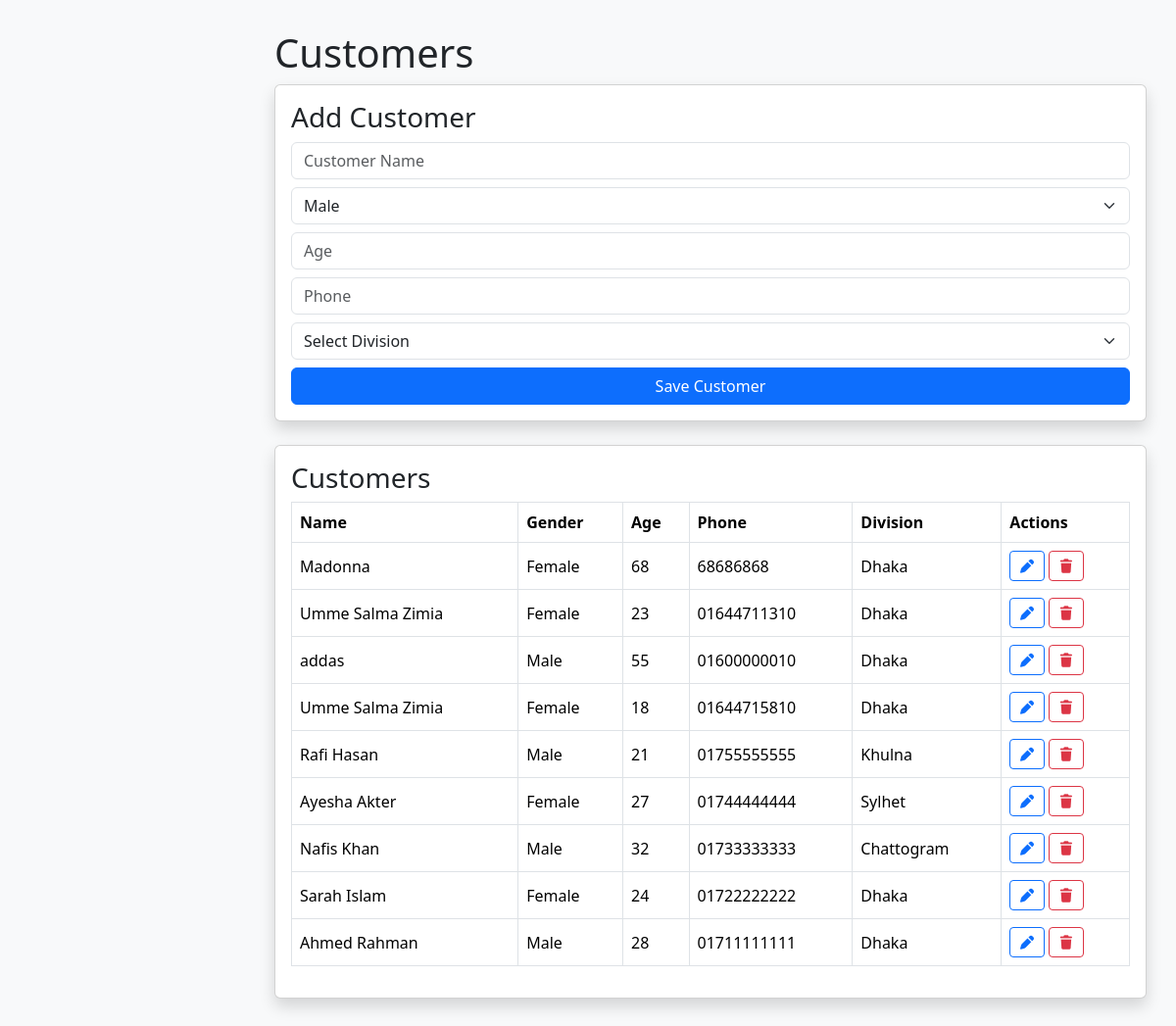
Screenshot of /customer_add.php (signed in) with the database file from the repository.
### tables this page shows
CREATE TABLE `customer` (
  `id` int(11) NOT NULL,
  `business_id` int(11) DEFAULT NULL,
  `customer_name` varchar(100) DEFAULT NULL,
  `gender` varchar(20) DEFAULT NULL,
  `age` int(11) DEFAULT NULL,
  `phone` varchar(20) DEFAULT NULL,
  `division` varchar(100) DEFAULT NULL
);

### customer_add.php (the view, shortened to what this page needs)
<?php
$connect = mysqli_connect(
    "localhost",
    "root",
    "",
    "thrive"
);
$user_id = $_SESSION['user_id'];
$business_stmt = mysqli_prepare($connect, "SELECT id FROM business WHERE user_id = ?");
mysqli_stmt_bind_param($business_stmt, "i", $user_id);
mysqli_stmt_execute($business_stmt);
$business = mysqli_fetch_assoc(mysqli_stmt_get_result($business_stmt));
$business_id = $business['id'];
$editingCustomer = null;
$customers_stmt = mysqli_prepare($connect, "SELECT * FROM customer WHERE business_id = ? ORDER BY id DESC");
mysqli_stmt_bind_param($customers_stmt, "i", $business_id);
mysqli_stmt_execute($customers_stmt);
$customers_result = mysqli_stmt_get_result($customers_stmt);
?>
<!doctype html>
<html lang="en">
<head>
    <link rel="stylesheet" href="css/home.css">
    <link rel="stylesheet" href="https://cdnjs.cloudflare.com/ajax/libs/font-awesome/7.0.1/css/all.min.css" />
    <link rel="stylesheet"
        href="https://cdn.jsdelivr.net/npm/bootstrap@5.3.8/dist/css/bootstrap.min.css">
</head>
<body class="bg-light">
    <div class="main-content">
        <h1>Customers</h1>
        <form method="POST" class="card shadow p-3 mb-4">
            <h3><?php echo $editingCustomer ? 'Edit Customer' : 'Add Customer'; ?></h3>
            <input
                class="form-control mb-2"
                type="text"
                name="customer_name"
                placeholder="Customer Name"
                value="<?php echo htmlspecialchars($editingCustomer['customer_name'] ?? ''); ?>"
                required>
            <select
                class="form-select mb-2"
                name="gender"
                required>
                <?php
                $genders = ['Male', 'Female', 'Other'];
                $currentGender = $editingCustomer['gender'] ?? '';
                foreach ($genders as $g) {
                    $selected = ($currentGender === $g) ? 'selected' : '';
                    echo "<option $selected>" . htmlspecialchars($g) . "</option>";
                }
                ?>
            </select>
            <input
                class="form-control mb-2"
                type="number"
                min="0"
                max="120"
                name="age"
                placeholder="Age"
                value="<?php echo htmlspecialchars($editingCustomer['age'] ?? ''); ?>">
            <input
                class="form-control mb-2"
                type="text"
                name="phone"
                placeholder="Phone"
                value="<?php echo htmlspecialchars($editingCustomer['phone'] ?? ''); ?>">
            <select
                class="form-select mb-2"
                name="division"
                required>
                <option value="">Select Division</option>
            </select>
            <?php if ($editingCustomer) { ?>
                <div class="d-flex gap-2">
                    <button class="btn btn-primary" type="submit" name="update">
                        <i class="fa-solid fa-floppy-disk me-1"></i> Save Changes
                    </button>
                    <a href="customer_add.php" class="btn btn-outline-secondary">Cancel</a>
                </div>
            <?php } else { ?>
                <button
                    class="btn btn-primary"
                    type="submit"
                    name="save">
                    Save Customer
                </button>
            <?php } ?>
        </form>
        <div class="card shadow p-3">
            <h3>Customers</h3>
            <div class="table-responsive">
                <table class="table table-bordered align-middle">
                    <thead>
                        <tr>
                            <th>Name</th>
                            <th>Gender</th>
                            <th>Age</th>
                            <th>Phone</th>
                            <th>Division</th>
                            <th>Actions</th>
                        </tr>
                    </thead>
                    <tbody>
                        <?php while ($row = mysqli_fetch_assoc($customers_result)) { ?>
                            <tr>
                                <td><?php echo htmlspecialchars($row['customer_name']); ?></td>
                                <td><?php echo htmlspecialchars($row['gender']); ?></td>
                                <td><?php echo $row['age'] !== null ? (int) $row['age'] : '-'; ?></td>
                                <td><?php echo htmlspecialchars($row['phone']); ?></td>
                                <td><?php echo htmlspecialchars($row['division']); ?></td>
                                <td>
                                    <a href="customer_add.php?edit=<?php echo (int) $row['id']; ?>" class="btn btn-sm btn-outline-primary">
                                        <i class="fa-solid fa-pen"></i>
                                    </a>
                                    <form method="POST" class="d-inline" onsubmit="return confirm('Delete this customer? This cannot be undone.');">
                                        <button type="submit" name="delete" class="btn btn-sm btn-outline-danger">
                                            <i class="fa-solid fa-trash"></i>
                                        </button>
                                    </form>
                                </td>
                            </tr>
                        <?php } ?>
                    </tbody>
                </table>
            </div>
        </div>
    </div>
</body>
</html>

### css/home.css (style rules this page uses)
body { margin:0; background:#f5f7fa; }
.main-content { margin-left:250px; padding:30px; }
.card { border:none; border-radius:15px; }

### rows the page displays
customer: customer_name "Madonna", gender "Female", age "68", phone "68686868", division "Dhaka"
customer: customer_name "Umme Salma Zimia", gender "Female", age "23", phone "01644711310", division "Dhaka"
customer: customer_name "addas", gender "Male", age "55", phone "01600000010", division "Dhaka"
customer: customer_name "Umme Salma Zimia", gender "Female", age "18", phone "01644715810", division "Dhaka"
customer: customer_name "Rafi Hasan", gender "Male", age "21", phone "01755555555", division "Khulna"
customer: customer_name "Ayesha Akter", gender "Female", age "27", phone "01744444444", division "Sylhet"
customer: customer_name "Nafis Khan", gender "Male", age "32", phone "01733333333", division "Chattogram"
customer: customer_name "Sarah Islam", gender "Female", age "24", phone "01722222222", division "Dhaka"
customer: customer_name "Ahmed Rahman", gender "Male", age "28", phone "01711111111", division "Dhaka"

### other values shown
form field gender "Male"
